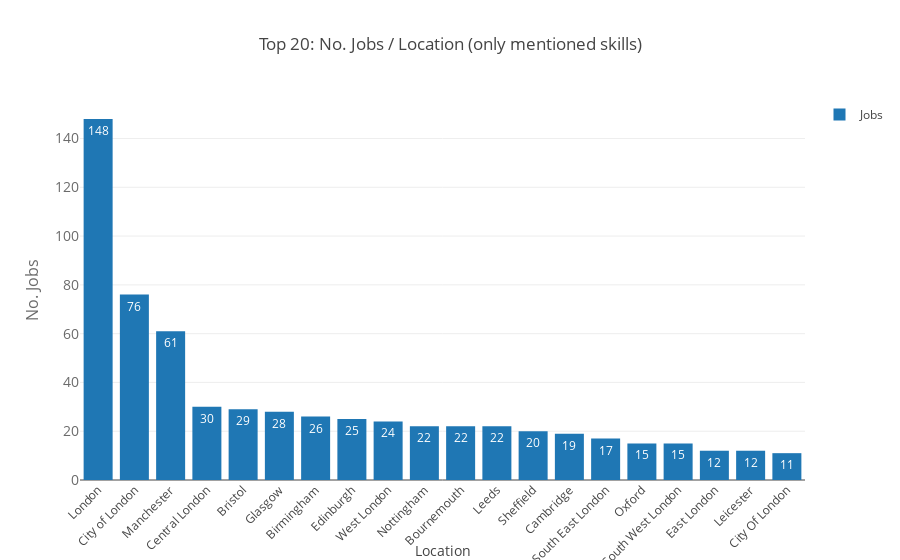

Source (notebook cell):
### Markdown cell above
#### Jobs/Location (Only Mentioned Skills)

### Code cell
job_df_top_20 = found_df.groupby(by="locationName").nunique().sort_values(by="jobId", ascending=False).nlargest(20, "jobId")

data = [go.Bar(x=job_df_top_20.index, y=job_df_top_20["jobId"], name="Jobs", text=job_df_top_20["jobId"], textposition = 'auto',)]

layout = go.Layout(
    xaxis=dict(tickangle=-45, title="Location"),
    barmode="stack",
    yaxis=dict(
        title="No. Jobs",
        titlefont=dict(size=16, color="rgb(107, 107, 107)"),
        tickfont=dict(size=14, color="rgb(107, 107, 107)"),
    ),
    title="Top 20: No. Jobs / Location (only mentioned skills)",
    showlegend=True,
)
fig = go.Figure(data=data, layout=layout)

iplot(fig, filename="jobs_location_skills_count.html")

### Figure 1 — Plotly figure (JSON) as saved in the notebook; plotly's stock layout.template omitted (floating-point values rounded to 4 significant figures)
{"data": [{"name": "Jobs", "text": [148, 76, 61, 30, 29, 28, 26, 25, 24, 22, 22, 22, 20, 19, 17, 15, 15, 12, 12, 11], "textposition": "auto", "type": "bar", "uid": "6957395b-5b1e-490e-8706-05f02a234988", "x": ["London", "City of London", "Manchester", "Central London", "Bristol", "Glasgow", "Birmingham", "Edinburgh", "West London", "Nottingham", "Bournemouth", "Leeds", "Sheffield", "Cambridge", "South East London", "Oxford", "South West London", "East London", "Leicester", "City Of London"], "y": [148, 76, 61, 30, 29, 28, 26, 25, 24, 22, 22, 22, 20, 19, 17, 15, 15, 12, 12, 11]}], "layout": {"autosize": true, "barmode": "stack", "showlegend": true, "title": {"text": "Top 20: No. Jobs / Location (only mentioned skills)"}, "xaxis": {"autorange": true, "range": [-0.5, 19.5], "tickangle": -45, "title": {"text": "Location"}, "type": "category"}, "yaxis": {"autorange": true, "range": [0, 155.8], "tickfont": {"color": "rgb(107, 107, 107)", "size": 14}, "title": {"font": {"color": "rgb(107, 107, 107)", "size": 16}, "text": "No. Jobs"}, "type": "linear"}}}
